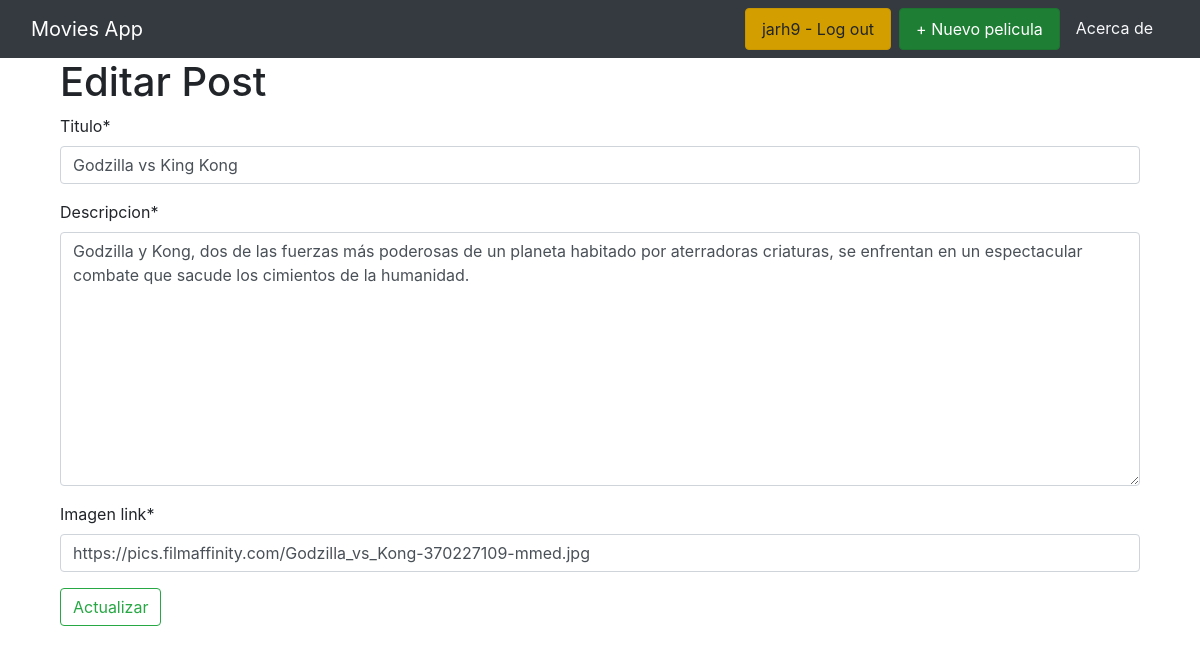
Screenshot of /post/2/edit/ (signed in) with the database file from the repository.
### blog/models.py (models this page shows, shortened)
class Post(models.Model):
    titulo = models.CharField(max_length=200)
    autor = models.ForeignKey(
        get_user_model(),
        on_delete=models.CASCADE,
    )
    cuerpo = models.TextField("Descripcion")
    imagen = models.CharField( "Imagen link", max_length=500 )
    genero = models.IntegerField(
        default=1,
        choices=product_genero,
    )

### blog/views.py (the view)
# urls.py: path('post/<int:pk>/edit/', BlogUpdateView.as_view(), name='post_edit'),
class BlogUpdateView(UpdateView):
    model = Post
    template_name = 'post_edit.html'
    fields = ['titulo', 'cuerpo','imagen']
    def dispatch(self, request, *args, **kwargs):
        obj = self.get_object()
        if obj.autor != self.request.user:
            raise PermissionDenied
        return super().dispatch(request, *args, **kwargs)

### templates/post_edit.html
{% extends 'base.html' %}
{% load crispy_forms_tags %}
{% block content %}
<div class="container">
    <h1>Editar Post</h1>
    <form action="" method="POST">{% csrf_token %}
        {{ form|crispy }}
        <input class="btn btn-outline-success" type="submit" value="Actualizar">
    </form>
</div>
{% endblock content %}

### templates/base.html (shortened to what this page needs)
{% load static %}
<html>
<head>
    <link href="{% static 'css/base.css' %}" rel="stylesheet">
    <link rel="stylesheet" href="https://stackpath.bootstrapcdn.com/bootstrap/4.1.3/css/bootstrap.min.css"
>
</head>
<body>
    {%if user.is_authenticated %}
    <nav class="navbar navbar-dark bg-dark">
        <div class="container-fluid">
            <a class="navbar-brand" href="{% url 'home' %}">Movies App</a>
            <div class="d-flex">
                <a class="btn btn-warning ml-2  nav-link active" href="{% url 'logout' %}">{{ user.username }} - Log out</a>
                <a class="btn btn-success ml-2  nav-link active" href="{% url 'post_new' %}">+ Nuevo pelicula</a>
                <a class="nav-link text-light" href="{% url 'about' %}">Acerca de</a>
            </div>
        </div>
    </nav>
    {% endif %}
    <div class="container">
        {% block content %}
        {% endblock content %}
    </div>
</body>
</html>

### static/css/base.css (style rules this page uses)
body { font-family: 'Source Sans Pro', sans-serif; font-size: 18px; }

### rows the page displays
Post: titulo "Godzilla vs King Kong", cuerpo "Godzilla y Kong, dos de las fuerzas más poderosas de un planeta habitado por aterradoras criaturas, se enfrentan en un espectacular combate que sacude los cimientos de la humanidad.", imagen "https://pics.filmaffinity.com/Godzilla_vs_Kong-370227109-mmed.jpg"

### other values shown
{{ user.username }} "jarh9"
